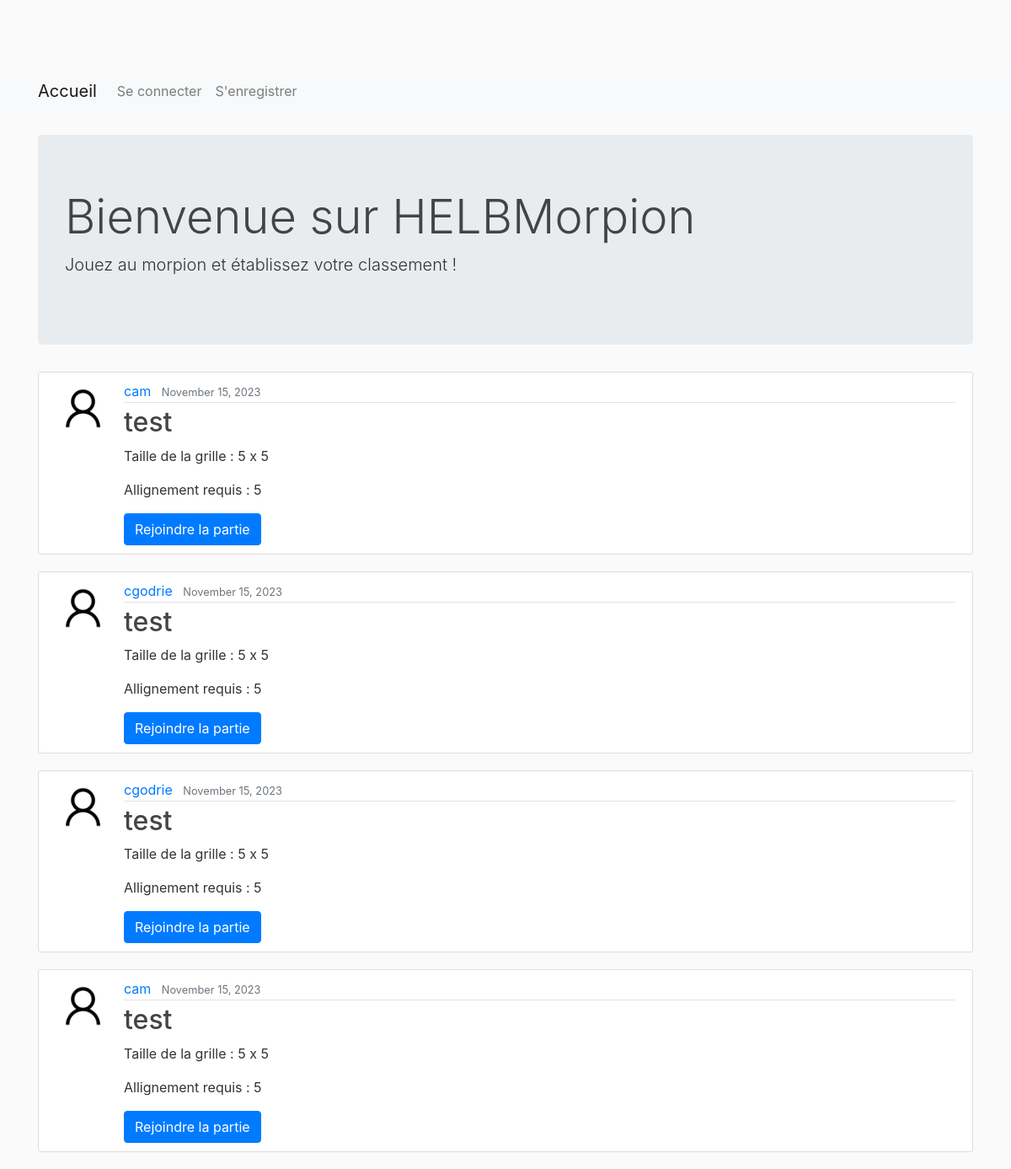
Before: / with the older database file.
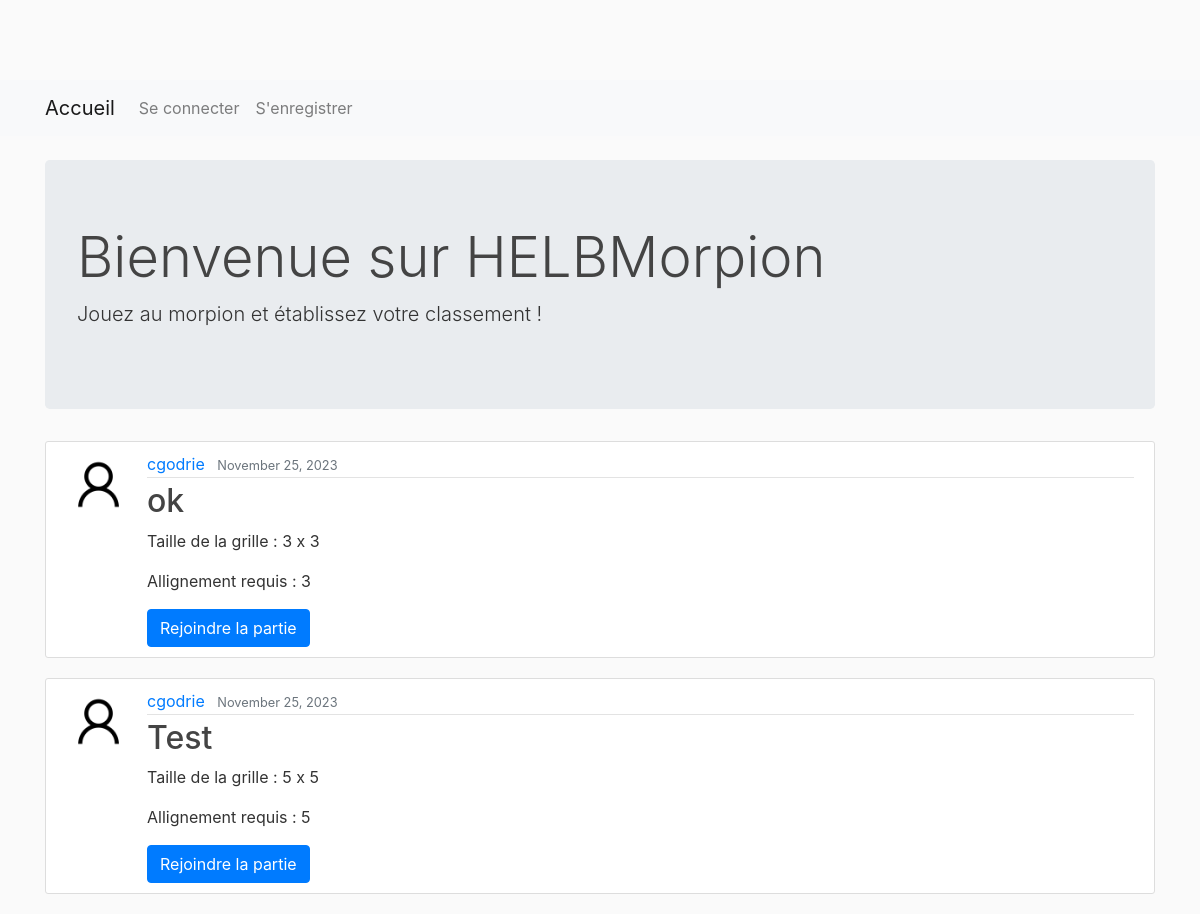
After: the same page with the newer database file.
### morpion/models.py (models this page shows, shortened)
class Game(models.Model):
    creator = models.ForeignKey(User, on_delete=models.CASCADE)
    player2 = models.ForeignKey(User, on_delete=models.SET_NULL, blank=True, null=True, related_name='joined_games')
    active_player = models.CharField(max_length=20, default='')
    title = models.CharField(max_length=200)
    grid_size = models.PositiveIntegerField()
    alignment = models.PositiveIntegerField()
    STATUS_CHOICES = (
        ('waiting', 'Waiting'),
        ('started', 'Started'),
        ('completed', 'Completed'),
    )
    status = models.CharField(max_length=10, choices=STATUS_CHOICES, default='waiting')
    created_at = models.DateTimeField(auto_now_add=True)
    updated_at = models.DateTimeField(auto_now=True)
    is_private = models.BooleanField(default=False)
    access_code = models.CharField(max_length=6, blank=True, null=True)
    grid_data = models.JSONField(default=dict)

### users/models.py (models this page shows, shortened)
class Profile(models.Model):
    user = models.OneToOneField(User, on_delete=models.CASCADE)
    image = models.ImageField(default='default.png', upload_to='profile_pics')
    game_symbol = models.ImageField(default='default_symbol.png', upload_to='game_symbols')

### morpion/views.py (the view)
# urls.py: path('', GameListView.as_view(), name='morpion-home'),
class GameListView(ListView):
    model = Game
    template_name = 'morpion/home.html'
    context_object_name = 'games'
    def get_queryset(self):
        return Game.objects.filter(is_private=False).order_by('-updated_at')
    def get_context_data(self, **kwargs):
        context = super().get_context_data(**kwargs)
        context['title'] = 'Liste des parties publiques'
        return context

### morpion/templates/morpion/home.html
{% extends "morpion/base.html" %}
{% block content %}
<div class="jumbotron">
    <h1 class="display-4">Bienvenue sur HELBMorpion</h1>
    <p class="lead">Jouez au morpion et établissez votre classement !</p>
</div>
{% if games %}
  {% for game in games %}
  <article class="media content-section">
   <img class="rounded-circle article-img" src="{{ game.creator.profile.image.url }}">
   <div class="media-body">
     <div class="article-metadata">
       <a class="mr-2" href="#">{{ game.creator }}</a>
        <small class="text-muted">{{ game.created_at|date:"F d, Y" }}</small>
     </div>
     <h2><a class="article-title" href="{% url 'game-detail' game.id %}">{{ game.title }}</a></h2>
     <p class="article-content">Taille de la grille : {{ game.grid_size }} x {{ game.grid_size }}</p>
     <p class="article-content">Allignement requis : {{ game.alignment }}</p>
     <a href="{% url 'confirm-join-game' game.id %}" class="btn btn-primary">Rejoindre la partie</a>
   </div>
  </article>
  {% endfor %}
{% else %}
  <p class="article-content">Il n'y a aucune partie publique disponible pour le moment</p>
{% endif %}
{% endblock %}

### morpion/templates/morpion/base.html (shortened to what this page needs)
{% load static %}
<!DOCTYPE html>
<html lang="en">
<head>
    <link rel="stylesheet" href="https://maxcdn.bootstrapcdn.com/bootstrap/4.5.2/css/bootstrap.min.css">
    <link rel="stylesheet" href="{% static 'css/main.css' %}">
</head>
<body>
    <nav class="navbar navbar-expand-lg navbar-light bg-light">
        <div class="container">
            <a class="navbar-brand" href="/">Accueil</a>
            <div class="collapse navbar-collapse" id="navbarNav">
                <div class="navbar-nav">
                    {% if user.is_authenticated %}
                    <a class="nav-item nav-link" href="{% url 'game-create' %}">Créer une partie</a>
                    <a class="nav-item nav-link" href="{% url 'game-private-join' %}">Partie privée</a>
                    <a class="nav-item nav-link" href="{% url 'profile' %}">Profil</a>
                    <a class="nav-item nav-link" href="#">Stats</a>
                    {% if user.is_superuser %}
                    <a class="nav-item nav-link" href="/admin">Admin</a>
                    {% endif %}
                    <a class="nav-item nav-link" href="{% url 'logout' %}">Se déconnecter</a>
                    {% else %}
                    <a class="nav-item nav-link" href="{% url 'login' %}">Se connecter</a>
                    <a class="nav-item nav-link" href="{% url 'register' %}">S'enregistrer</a>
                    {% endif %}
                </div>
            </div>
        </div>
    </nav>
    <div class="container mt-4">
        {% block content %}{% endblock %}
    </div>
</body>
</html>

### morpion/static/css/main.css (style rules this page uses)
body { background: #fafafa; color: #333333; margin-top: 5rem; }
h1, h2, h3, h4, h5, h6 { color: #444444; }
.content-section { background: #ffffff; padding: 10px 20px; border: 1px solid #dddddd; border-radius: 3px; margin-bottom: 20px; }
.article-title { color: #444444; }
.article-content { white-space: pre-line; }
.article-img { height: 65px; width: 65px; margin-right: 16px; }
.article-metadata { padding-bottom: 1px; margin-bottom: 4px; border-bottom: 1px solid #e3e3e3 }

Changed rows visible on the page:
removed Game: creator.profile.image (placeholder picture), creator "cam", created_at "November 15, 2023", title "test", grid_size "5", alignment "5"
removed Game: creator.profile.image (placeholder picture), creator "cgodrie", created_at "November 15, 2023", title "test", grid_size "5", alignment "5"
removed Game: creator.profile.image (placeholder picture), creator "cgodrie", created_at "November 15, 2023", title "test", grid_size "5", alignment "5"
removed Game: creator.profile.image (placeholder picture), creator "cam", created_at "November 15, 2023", title "test", grid_size "5", alignment "5"
added Game: creator.profile.image (placeholder picture), creator "cgodrie", created_at "November 25, 2023", title "ok", grid_size "3", alignment "3"
added Game: creator.profile.image (placeholder picture), creator "cgodrie", created_at "November 25, 2023", title "Test", grid_size "5", alignment "5"
